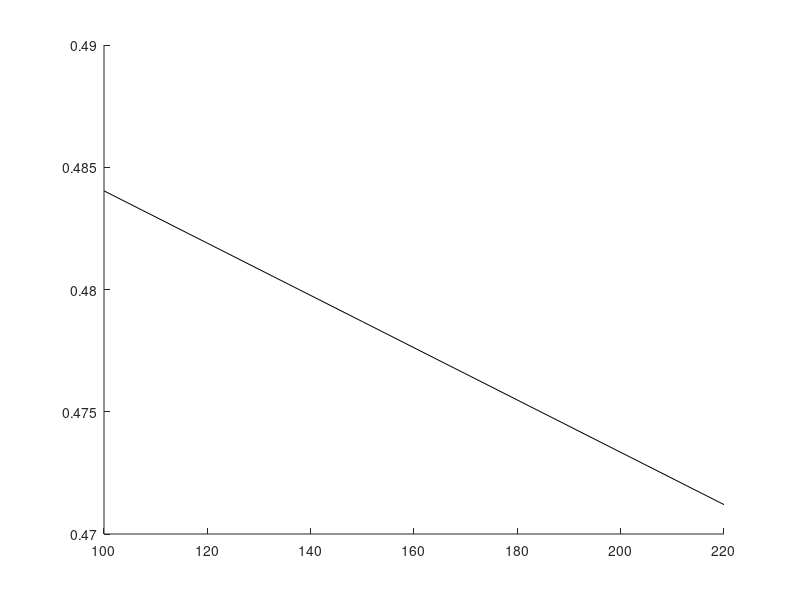

MATLAB code to generate this figure: (Note: this script raises an error after producing the figure.)
%%
cap = [100,120,150,180,220];
volts = [0.4843, 0.4817, 0.4785, 0.4755, 0.4713];

hold on;
fit_coefficients = polyfit(cap, volts, 1)
y_values = fit_coefficients(1)*cap  + fit_coefficients(2);
plot(cap, y_values, 'k')
plot(cap, volts, 'rO')

str = ['Best fit: V = ' num2str(fit_coefficients(1)) '*C + ' num2str(fit_coefficients(2))];
legend(str, 'Data points') 
title("Lab 4 RC Circuit Calibration Curve")
ylabel("Voltage (V)")
xlabel("Capacitance (pF)")
hold off;

%%
data = csvread('Lab4Data1.csv'); 
time = data (:,1); 
voltage = data (:,3);
time = time (4095:6590);
voltage = voltage(4095:6590);
time = time - time(1);
time = time * 1000000;
%t = linspace(0,0.00005,10);
theoretical = 1-exp(-time./1.77966);

hold on;
title("Lab 4 Voltage Actual vs. Theoretical")
ylabel("Voltage (V)")
xlabel("Time (us)")

plot(time, voltage, 'b')
plot(time, theoretical, 'k')

legend("Actual", "Theoretical") 
hold off;